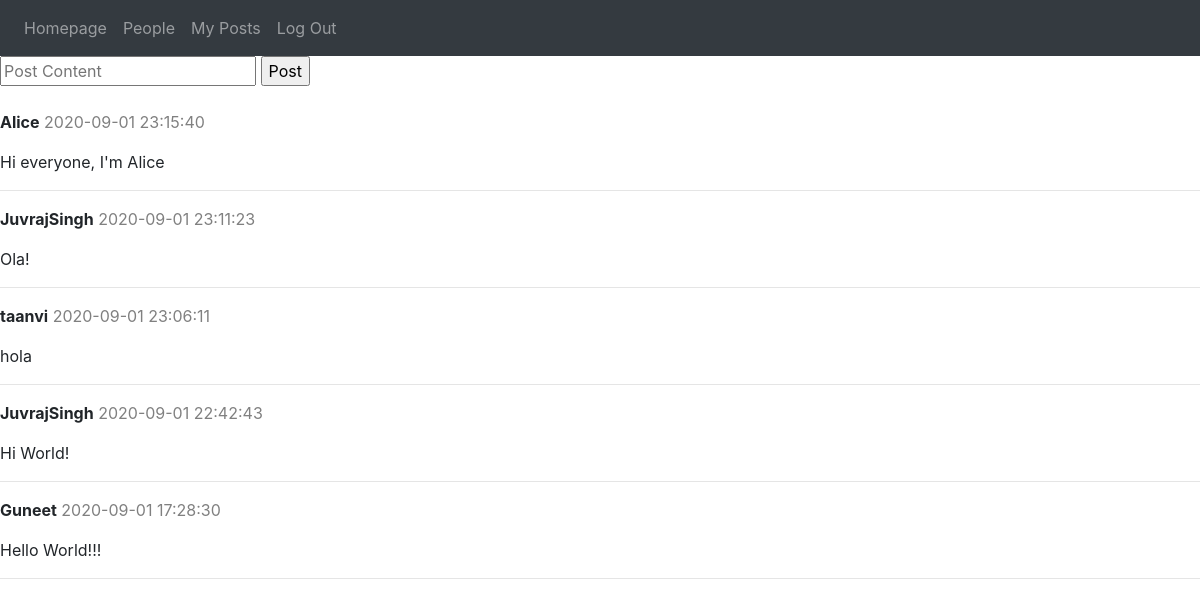
Page / (signed in) on the committed database.
### tables this page shows
CREATE TABLE posts (
		id INTEGER PRIMARY KEY AUTOINCREMENT NOT NULL,
		name TEXT NOT NULL,
		content TEXT NOT NULL,
		posted DATETIME NOT NULL DEFAULT CURRENT_TIMESTAMP
);

### application.py (the view)
@app.route("/", methods=["GET", "POST"])
@login_required
def index():
    if request.method == "POST":
        post = request.form.get("post")
        if not post:
            return apology("Please enter something to post")
        createPost(post)
    posts = getPosts()
    posts.reverse()
    return render_template("index.html", posts=posts)

### models.py (called while the page is built)
def initialise(option, connection=False):
    con = sql.connect(path.join(ROOT, "socialMedia.db"))
    if option == 2:
        con.row_factory = sql.Row
        cur = con.cursor()
        if connection == False:
            return cur
        else:
            return cur, con
    else:
        cur = con.cursor()
        if option == 1:
            if connection == False:
                return cur
            else:
                return cur, con
        user_id = session["user_id"]
        if connection == False:
            return cur, user_id
        else:
            return cur, user_id, con

def login_required(f):
    @wraps(f)
    def decorated_function(*args, **kwargs):
        if session.get("user_id") is None:
            return redirect("/login")
        return f(*args, **kwargs)
    return decorated_function

def getPosts():
    cur, user_id = initialise(3)
    cur.execute("SELECT username FROM users WHERE id = ?", [user_id])
    name = cur.fetchall()[0][0]
    cur.execute("SELECT * FROM posts WHERE name IN (SELECT following FROM followers WHERE user = ?) OR name = ?", (name, name))
    posts = cur.fetchall()
    return posts

### templates/index.html (shortened to what this page needs)
{% extends "layout.html" %}
{% block main %}
    <form action="/" method="post">
        <input autocomplete="off" placeholder="Post Content" name="post">
        <input type="submit" value="Post">
    </form>
    <br>
    {% for post in posts %}
        <div>
            <p>
                <b>{{ post[1] }}</b>
                <span class="datetime">{{ post[3] }}</span>
            </p>
            <p>{{ post[2] }}</p><hr>
        </div>
    {% endfor %}
{% endblock %}

### static/style.css (style rules this page uses)
.datetime { color: grey; }

### rows in the picture
posts: name "Alice", posted "2020-09-01 23:15:40", content "Hi everyone, I'm Alice"
posts: name "JuvrajSingh", posted "2020-09-01 23:11:23", content "Ola!"
posts: name "taanvi", posted "2020-09-01 23:06:11", content "hola"
posts: name "JuvrajSingh", posted "2020-09-01 22:42:43", content "Hi World!"
posts: name "Guneet", posted "2020-09-01 17:28:30", content "Hello World!!!"
